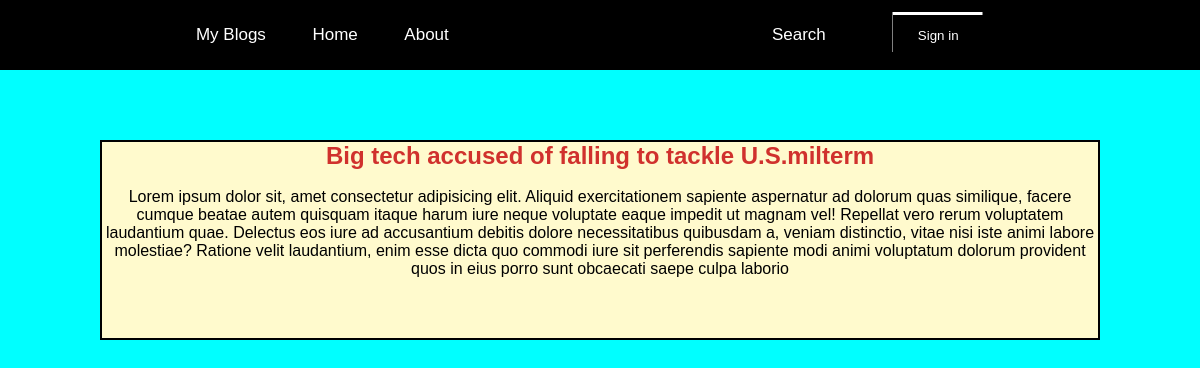
Screenshot of /one/3 with the database file from the repository.
### app/models.py (models this page shows)
class Article(models.Model):
    name=models.CharField(max_length=100)
    description=models.CharField(max_length=600)

### app/views.py (the view)
# urls.py: path('one/<int:pk>',details,name='details'),
def details(request,pk):
    data1 = Article.objects.get(id=pk)
    context = {
        'data1':data1
    }
    return render(request,'details.html',context)

### app/templates/details.html (shortened to what this page needs)
{% extends 'base.html' %}
{% block content %}
    <div id="h">
        <h2 id="h1">{{data1.name}}</h2><br>
        <p id="h2"> {{data1.description}}</p>
    </div>
{% endblock content %}

### templates/base.html (style rules this page uses)
* { margin: 0%; padding: 0%; box-sizing: border-box; }
body { margin: 0; font-family: Arial, sans-serif; background-color: cyan; }

### app/templates/details.html (style rules this page uses)
#h { border: 2px solid; height: 200px; background-color:#fffacd ; margin: auto; width: 1000px; margin-top: 70px; }
#h1 { color: #d0312d; background-color:#fffacd ; text-align: center; }
#h2 { background-color:#fffacd ; text-align: center; }

### rows the page displays
Article: name "Big tech accused of falling to tackle U.S.milterm", description "Lorem ipsum dolor sit, amet consectetur adipisicing elit. Aliquid exercitationem sapiente aspernatur ad dolorum quas similique, facere cumque beatae autem quisquam itaque harum iure neque voluptate eaque impedit ut magnam vel! Repellat vero rerum voluptatem laudantium quae. Delectus eos iure ad accusantium debitis dolore necessitatibus quibusdam a, veniam distinctio, vitae nisi iste animi labore molestiae? Ratione velit laudantium, enim esse dicta quo commodi iure sit perferendis sapiente modi animi voluptatum dolorum provident quos in eius porro sunt obcaecati saepe culpa laborio"
